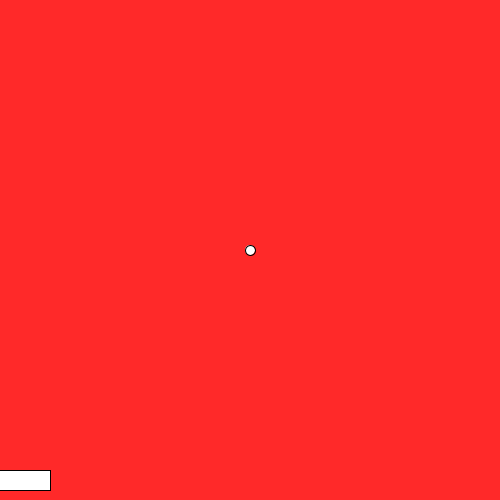
Frame 1 (no input)
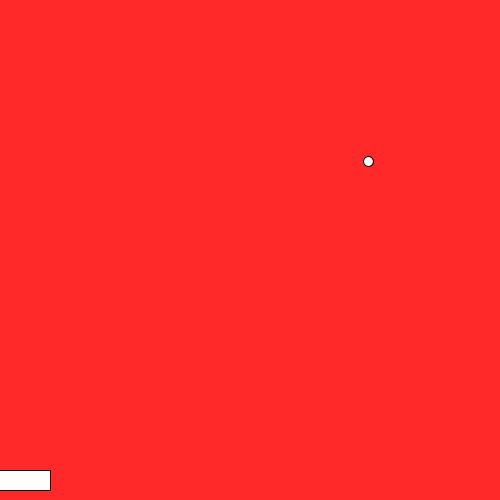
Frame 60 (the mouse pressed at the canvas centre just before this capture)
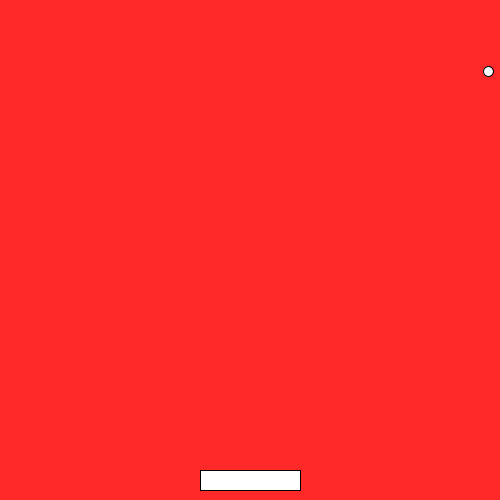
Frame 120 (the mouse held since frame 60 and released just before this capture)

The Processing sketch that drew these frames (run headless with seeded random() and noise(); from frame 60 on, the mouse is pressed at the canvas centre):

// Processing sketch: week04_4_boardX_Y_W_H
// ── week04_4_boardX_Y_W_H.pde
void setup()
{
  size(500,500);
}
float x=250,y=250;//變數(位置)精細
float vx=2.0,vy=-1.5;
float boardX,boardY=470,boardW=100,boardH=20;
void draw()
{
  boardX=mouseX-boardW/2;
  background(#FF2929);//背景，去殘影
  rect(boardX,boardY,boardW,boardH);//控制的板子
  ellipse(x,y,10,10);//橢圓
  x=x+vx;
  y=y+vy;
  if(x>500) vx=-vx;
  if(y<0) vy=-vy;
  if(x<0) vx=-vx;
  if((y>boardY && y<boardY+boardH) && 
    (x>boardX && x<boardX+boardW))
  {
    vy=-vy;
    vx+=(mouseX-pmouseX)/2;//mouse的移動速度
  }
  if(mousePressed && mouseButton==LEFT) boardW*=1.01;
  if(mousePressed && mouseButton==RIGHT) boardW*=0.99;
}
